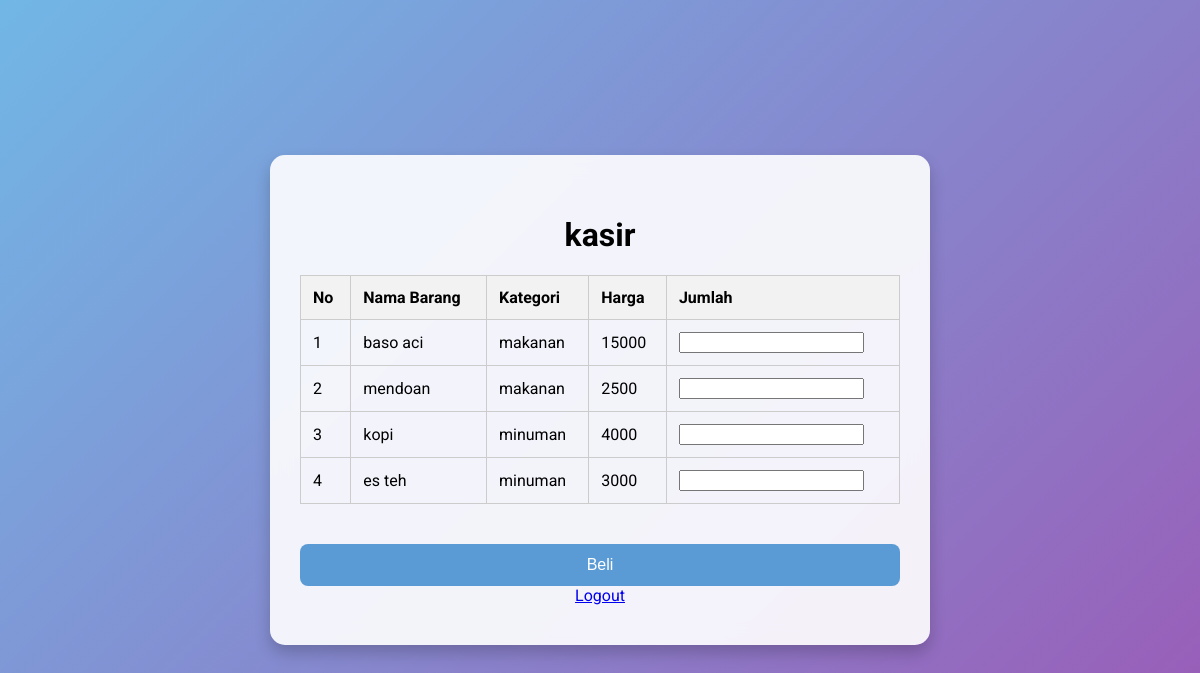
Screenshot of /home_kasir.php with the database file from the repository.
### tables this page shows
CREATE TABLE IF NOT EXISTS `barang` (
  `id_barang` int NOT NULL AUTO_INCREMENT,
  `nama_barang` varchar(100) NOT NULL,
  `kategori` varchar(50) NOT NULL,
  `harga` int NOT NULL DEFAULT '0',
  `jumlah_barang` varchar(1000) NOT NULL DEFAULT '0',
  PRIMARY KEY (`id_barang`)
);

### home_kasir.php (the view, shortened to what this page needs)
<?php
include 'koneksi.php';
?>
<!DOCTYPE html>
<html lang="en">
<head>
    <link rel="stylesheet" href="home_kasir.css">
</head>
<body>
<div class="container">
    <h1>kasir</h1>
    <?php
    $no = 1;
    $query = "SELECT * FROM barang";
    $dt_query = $koneksi->query($query);
    ?>
    <form action="payment.php" method="POST">
        <table>
            <thead>
                <tr>
                    <th>No</th>
                    <th>Nama Barang</th>
                    <th>Kategori</th>
                    <th>Harga</th>
                    <th>Jumlah</th>
                </tr>
            </thead>
            <tbody>
                <?php
                while ($dt_barang = $dt_query->fetch_array()) {
                ?>
                    <tr>
                        <td><?php echo $no++; ?></td>
                        <td><?php echo $dt_barang['nama_barang']; ?></td>
                        <td><?php echo $dt_barang['kategori']; ?></td>
                        <td><?php echo $dt_barang['harga']; ?></td>
                        <td><input type="text" name="jumlah[<?php echo $dt_barang['id_barang']; ?>]" required></td>
                    </tr>
                <?php
                }
                ?>
            </tbody>
        </table>
        <button type="submit">Beli</button>
        <a class="logout" href='logout.php'>Logout</a>
    </form>
</div>
</body>
</html>

### home_kasir.css (style rules this page uses)
body { font-family: 'Roboto', sans-serif; background: linear-gradient(135deg, #71b7e6, #9b59b6); display: flex; justify-content: center; align-items: center; height: 100vh; margin: 0; animation: backgroundAnimation 10s ease infinite; }
.container { background-color: rgba(255, 255, 255, 0.9); padding: 40px 30px; border-radius: 15px; box-shadow: 0 8px 16px rgba(0, 0, 0, 0.2); width: 100%; max-width: 600px; text-align: center; backdrop-filter: blur(10px); animation: containerFadeIn 1.5s ease-out; }
table { width: 100%; margin-bottom: 20px; border-collapse: collapse; animation: tableFadeIn 1.5s ease-out; }
th, td { padding: 12px; border: 1px solid #ccc; text-align: left; }
th { background-color: #f2f2f2; }
button { width: 100%; padding: 12px 20px; border: none; border-radius: 8px; background-color: #5b9bd5; color: white; font-size: 16px; cursor: pointer; transition: background-color 0.3s, transform 0.3s; margin-top: 20px; }

### rows the page displays
barang: nama_barang "baso aci", kategori "makanan", harga "15000"
barang: nama_barang "mendoan", kategori "makanan", harga "2500"
barang: nama_barang "kopi", kategori "minuman", harga "4000"
barang: nama_barang "es teh", kategori "minuman", harga "3000"
